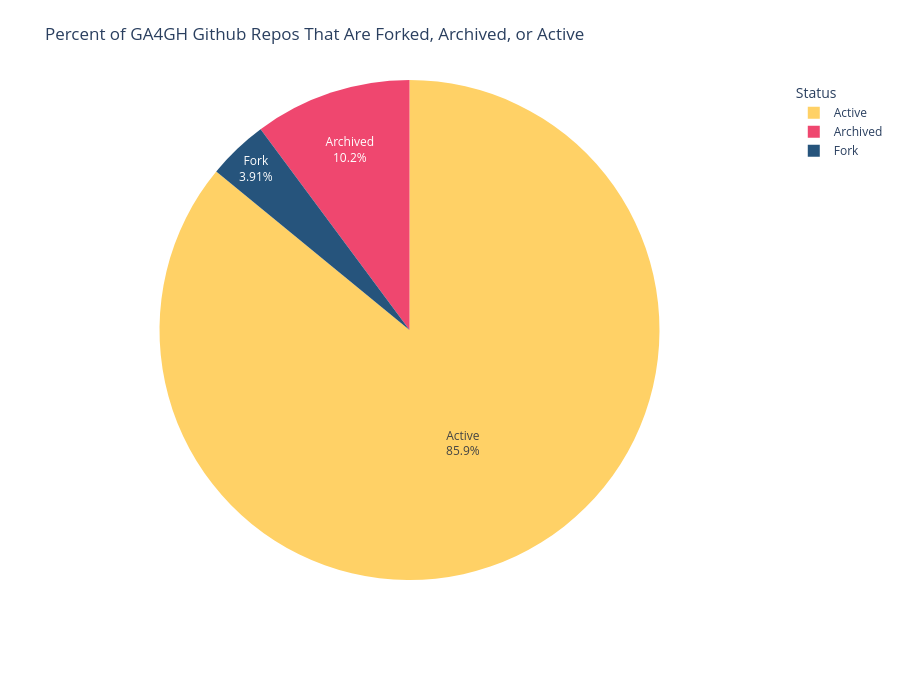

The cell this chart's notebook holds for it:
### Markdown cell above
## Status of GA4GH Repos

Speaking of archived repos, we can look at the GA4GH organization to see how many repositories are archived, forked from other organizations, both archived and forked, or developed within the GA4GH org. As GA4GH evolves, some repositories naturally become obsolete, while others may be adopted from another organization within the GA4GH community. These counts help illustrate which repositories in the GA4GH GitHub organization are actively maintained, which have been retired, and which are continuations of work from another organization.

### Code cell
GA4GH_repos = get_repos(GH_BASE_URL, repos_list)
GA4GH_repos_names = [repo['name'] for repo in GA4GH_repos]
GA4GH_repos_is_archived = [repo["is_archived"] for repo in GA4GH_repos]
GA4GH_repos_is_fork = [repo["is_fork"] for repo in GA4GH_repos]

statuses = []
for name, is_archived, is_fork in zip(GA4GH_repos_names, GA4GH_repos_is_archived, GA4GH_repos_is_fork):
    is_archived = bool(is_archived)
    is_fork = bool(is_fork)
    if is_fork and is_archived:
        statuses.append("Archived & Fork")
    elif is_fork:
        statuses.append("Fork")
    elif is_archived:
        statuses.append("Archived")
    else:
        statuses.append("Active")

df_status = pd.DataFrame({
    "repo": GA4GH_repos_names,
    "status": statuses
})

grouped = df_status.groupby("status")["repo"].apply(list).reset_index(name="repo_list")
grouped["count"] = grouped["repo_list"].apply(len)

def make_hover_list(repolist, max_items=40):
    if not repolist:
        return ""
    if len(repolist) <= max_items:
        return "<br>".join(repolist)
    return "<br>".join(repolist[:max_items]) + f"<br>... (+{len(repolist)-max_items} more)"

grouped["repo_list_html"] = grouped["repo_list"].apply(make_hover_list)

grouped = grouped.sort_values("count", ascending=False).reset_index(drop=True)

color_map = {
    "Fork": "26547c",
    "Archived": "ef476f",
    "Archived & Fork": "#9467bd",
    "Active": "ffd166"
}

fig4 = px.pie(
    grouped,
    names="status",
    values="count",
    hover_data=["repo_list_html"],
    title="Percent of GA4GH Github Repos That Are Forked, Archived, or Active",
    color="status",
    color_discrete_map=color_map
)

fig4.update_traces(
    hovertemplate=(
        "<b>%{label}</b><br>"
        "Count: %{value}<br>"
        "Repos:<br>%{customdata[0]}<extra></extra>"
    ),
    textinfo="percent+label",
    marker_line_width=0
)

fig4.update_layout(
    margin=dict(l=40, r=20, t=80, b=120),
    height=700,
    legend_title_text="Status"
)

### Figure 1 — Plotly figure (JSON) as saved in the notebook; plotly's stock layout.template omitted (floating-point values rounded to 4 significant figures)
{"data": [{"customdata": [["dwg-website<br>mme-apis<br>metadata-team<br>g2p-team<br>benchmarking-tools<br>build<br>tool-registry-service-schemas<br>swg-ssig<br>tool-registry-server<br>workflow-execution-server<br>task-execution-server<br>task-execution-schemas<br>workflow-execution-service-schemas<br>ga4gh-consent-policy<br>hgvs-lib<br>tool-registry-validator<br>vrs<br>hackathon2016<br>htsget<br>data-repository-service-schemas<br>ADA-M<br>wiki<br>vrs-python<br>cloud-interop-testing<br>phenopacket-schema<br>large-scale-genomics-wiki<br>refget-compliance-suite<br>va-spec<br>approval-tracker<br>duri<br>cloud-conformance-testing<br>data-object-service-schemas<br>data-security<br>pedigree<br>ga4gh-drs-client<br>refget-cloud<br>htsget-refserver<br>refget-loader<br>cloud-interop-ui<br>ga4gh-copyright-policy<br>... (+70 more)", "Active"], ["ga4gh-schemas<br>ga4gh-server<br>compliance<br>gastore<br>tool-registry-reference-implementation<br>ga4gh-client<br>ga4gh-common<br>ga4gh-converters<br>variant-representation<br>gh-openapi-docs<br>ga4gh-bed<br>vrsatile<br>vrsatile-pydantic", "Archived"], ["refget-client<br>w3id.org<br>gatk<br>refget-compliance<br>htsjdk", "Fork"]], "domain": {"x": [0, 1], "y": [0, 1]}, "hovertemplate": "<b>%{label}</b><br>Count: %{value}<br>Repos:<br>%{customdata[0]}<extra></extra>", "labels": ["Active", "Archived", "Fork"], "legendgroup": "", "marker": {"colors": ["ffd166", "ef476f", "26547c"], "line": {"width": 0}}, "name": "", "showlegend": true, "textinfo": "percent+label", "type": "pie", "values": [110, 13, 5]}], "layout": {"height": 700, "legend": {"title": {"text": "Status"}, "tracegroupgap": 0}, "margin": {"b": 120, "l": 40, "r": 20, "t": 80}, "title": {"text": "Percent of GA4GH Github Repos That Are Forked, Archived, or Active"}}}
